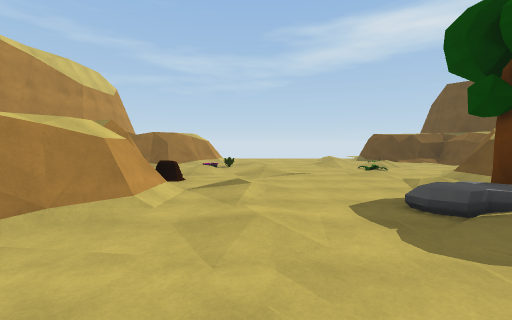
[1] (above)

17 first-person views from a walk through a Unity game level. The camera is 1.5 m above the floor, tilts 4° down and sees 90° across. The floor is counted in squares, 2 m on a side. Each view is taken from the middle of a square. On the plan, view 1 faces up. The plan holds only what a view shows up to about 9 squares ahead; the rest is blank. The place goes on beyond the plan.

[2]
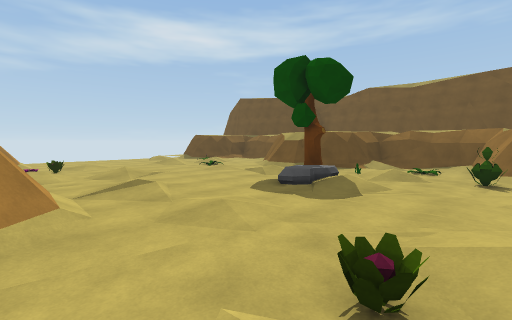

[3]
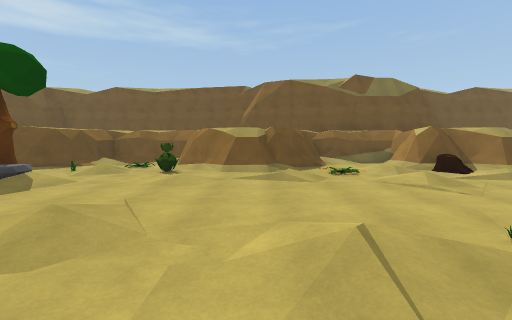

[4]
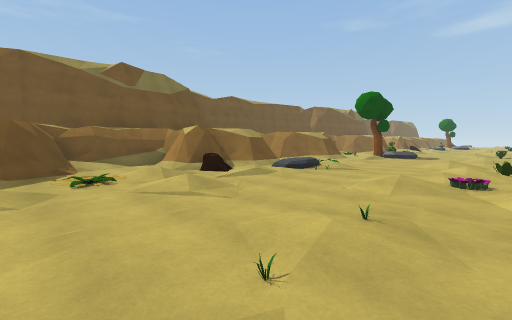

[5]
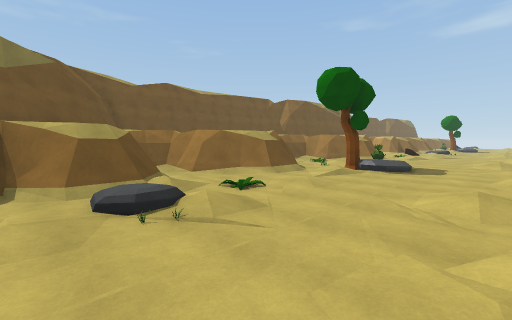

[6]
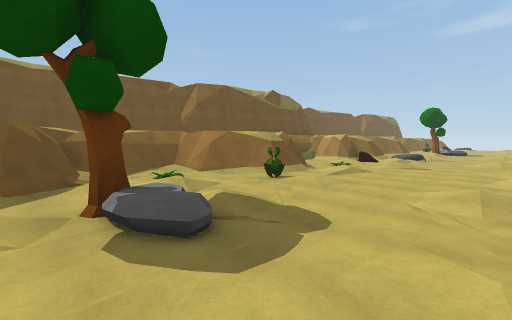

[7]
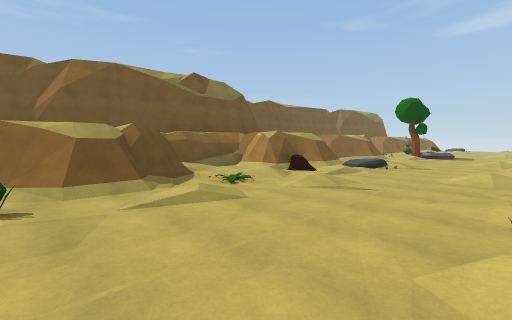

[8]
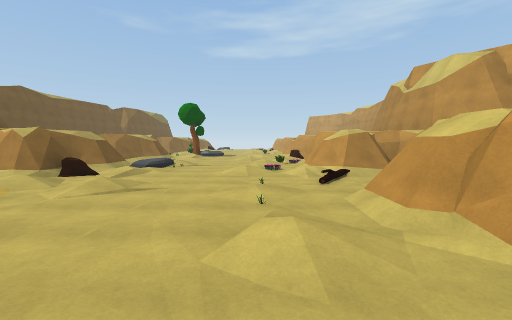

[9]
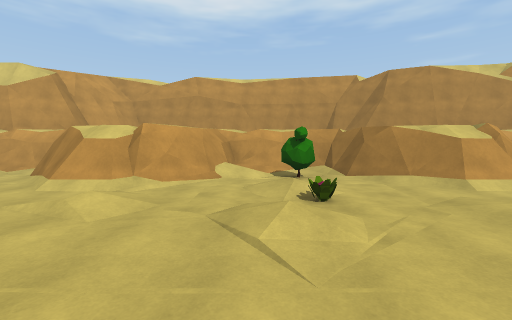

[10]
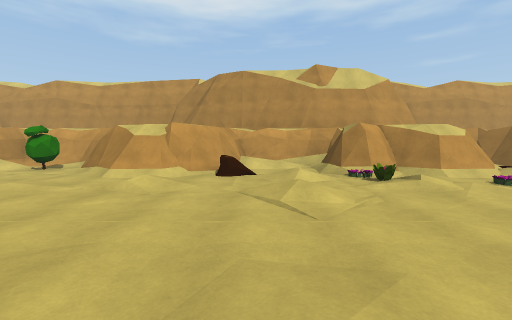

[11]
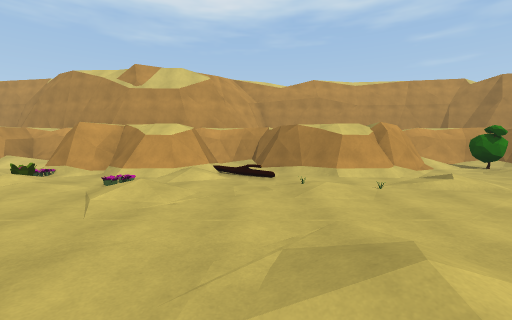

[12]
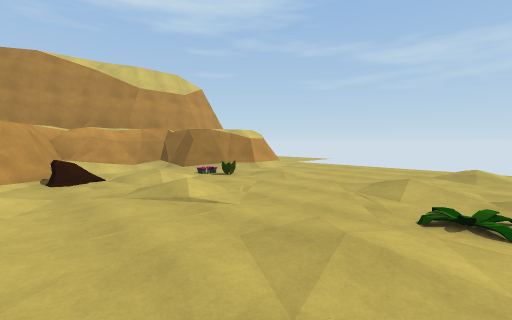

[13]
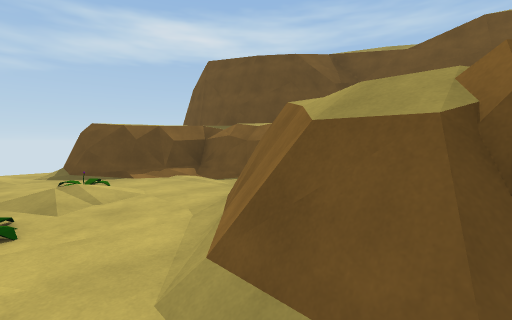

[14]
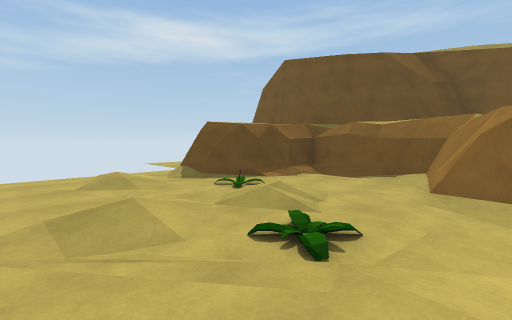

[15]
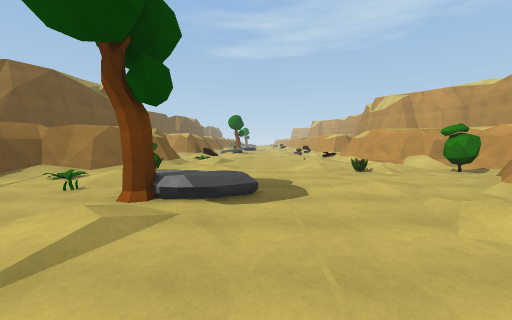

[16]
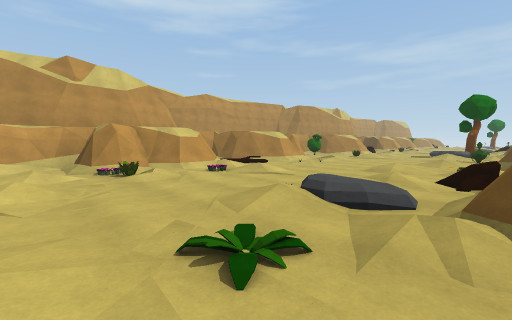

[17]
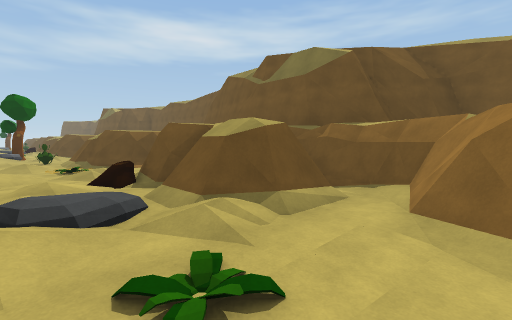

### Floor plan
Key: @ floor where view 1 was taken; # wall or solid block; . main floor; : floor 0.25 m higher than the main floor; + floor 0.5 m higher than the main floor; / step, stairs or slope; = window, fence, low wall or low ledge; P plant; R rock; T tree; B bush; O other object.
Columns run from 5 left of view 1 to 8 right of it. Each row starts with its distance up from view 1.
 13     ......#
 12    #....::##
 11   ##.......###
 10   #/.:..:.P..#
  9 ###OP...../..#
  8 #/.......P..##
  7 #/::.:..:..##
  6 ##/O......##
  5  ###.:....##
  4   ##..../..###
  3   ##.:.R/TO./#
  2 ###...../.:P.#
  1 #/B........./#
  0 #.B:P@....P###
 -1 #//.......##
 -2 ###/......##
 -3   ##./..::###
 -4   ##.O...P./##
 -5   #..O..:.:.:#
 -6   # ........=#
 -7   ##......O###
 -8    #P/..:./#
 -9   ##....O+##
-10   ##./..:.##
-11 #/##P....O...#
-12 #/.://.....###
-13 #/:/....:./#
-14 ###O......##
-15   ##./..::###
-16   ##....T../##
-17  ##..:..R.:..#
-18 ##.........O.#
-19 #.B.P.......##
-20 #..../..:P.##
-21 ###.......##
-22   ##./....##
-23   ##.......###
-24   ##.O...P..+#
-25   #..O../.:./#
-26   # ......O###
-27   ##:/..::###
-28   ##O.....##
-29  ##:.:.. :###
-30 ####P/..../##
-31 #/.......P..#
-32 #/::.:..:..##

Where each view was taken, in squares from view 1:
view 1: 0 up, 0 right, facing up
view 2: 0 up, 2 left, facing up-right
view 3: 2 down, 2 left, facing right
view 4: 3 down, 1 left, facing down-right
view 5: 8 down, 0 right, facing down-right
view 6: 15 down, 0 right, facing down-right
view 7: 20 down, 0 right, facing down-right
view 8: 20 down, 0 right, facing down
view 9: 20 down, 3 right, facing left
view 10: 13 down, 4 right, facing left
view 11: 6 down, 4 right, facing left
view 12: 5 up, 4 right, facing up-left
view 13: 5 up, 4 right, facing up-right
view 14: 7 up, 2 right, facing up-right
view 15: 7 up, 2 right, facing down
view 16: 32 down, 5 right, facing up-left
view 17: 32 down, 3 right, facing up-right
